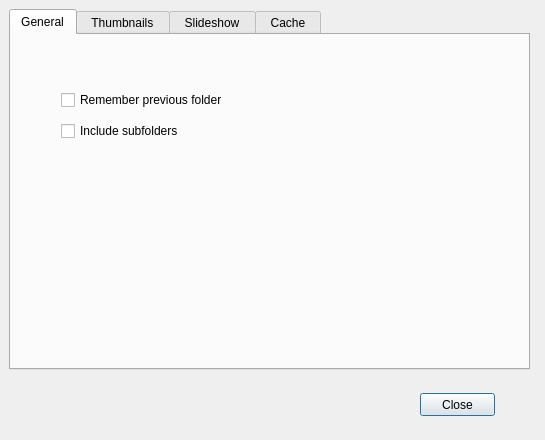
<?xml version="1.0" encoding="UTF-8"?>
<ui version="4.0">
 <class>Prefdlg</class>
 <widget class="QDialog" name="Prefdlg">
  <property name="geometry">
   <rect>
    <x>0</x>
    <y>0</y>
    <width>545</width>
    <height>440</height>
   </rect>
  </property>
  <property name="sizePolicy">
   <sizepolicy hsizetype="Fixed" vsizetype="Fixed">
    <horstretch>0</horstretch>
    <verstretch>0</verstretch>
   </sizepolicy>
  </property>
  <property name="windowTitle">
   <string>Winnow Preferences</string>
  </property>
  <property name="modal">
   <bool>true</bool>
  </property>
  <widget class="QTabWidget" name="tabWidget">
   <property name="geometry">
    <rect>
     <x>9</x>
     <y>9</y>
     <width>521</width>
     <height>361</height>
    </rect>
   </property>
   <property name="currentIndex">
    <number>0</number>
   </property>
   <widget class="QWidget" name="tab">
    <attribute name="title">
     <string>General</string>
    </attribute>
    <widget class="QWidget" name="">
     <property name="geometry">
      <rect>
       <x>50</x>
       <y>50</y>
       <width>186</width>
       <height>61</height>
      </rect>
     </property>
     <layout class="QVBoxLayout" name="verticalLayout_2">
      <item>
       <widget class="QCheckBox" name="rememberFolderChk">
        <property name="text">
         <string>Remember previous folder</string>
        </property>
       </widget>
      </item>
      <item>
       <widget class="QCheckBox" name="inclSubFoldersChk">
        <property name="text">
         <string>Include subfolders</string>
        </property>
       </widget>
      </item>
     </layout>
    </widget>
   </widget>
   <widget class="QWidget" name="thumbTab">
    <attribute name="title">
     <string> Thumbnails </string>
    </attribute>
    <widget class="QLabel" name="iconPaddingLbl">
     <property name="geometry">
      <rect>
       <x>380</x>
       <y>160</y>
       <width>30</width>
       <height>16</height>
      </rect>
     </property>
     <property name="font">
      <font>
       <pointsize>10</pointsize>
      </font>
     </property>
     <property name="frameShape">
      <enum>QFrame::NoFrame</enum>
     </property>
     <property name="text">
      <string/>
     </property>
     <property name="alignment">
      <set>Qt::AlignRight|Qt::AlignTrailing|Qt::AlignVCenter</set>
     </property>
    </widget>
    <widget class="QLabel" name="label_3">
     <property name="geometry">
      <rect>
       <x>20</x>
       <y>70</y>
       <width>91</width>
       <height>16</height>
      </rect>
     </property>
     <property name="font">
      <font>
       <pointsize>12</pointsize>
      </font>
     </property>
     <property name="text">
      <string>Icon height (px)</string>
     </property>
    </widget>
    <widget class="QLabel" name="label_4">
     <property name="geometry">
      <rect>
       <x>20</x>
       <y>140</y>
       <width>121</width>
       <height>16</height>
      </rect>
     </property>
     <property name="font">
      <font>
       <pointsize>12</pointsize>
      </font>
     </property>
     <property name="text">
      <string>Thumb spacing (px)</string>
     </property>
    </widget>
    <widget class="QSlider" name="iconPaddingSlider">
     <property name="geometry">
      <rect>
       <x>200</x>
       <y>160</y>
       <width>160</width>
       <height>22</height>
      </rect>
     </property>
     <property name="minimum">
      <number>0</number>
     </property>
     <property name="maximum">
      <number>10</number>
     </property>
     <property name="singleStep">
      <number>1</number>
     </property>
     <property name="pageStep">
      <number>5</number>
     </property>
     <property name="value">
      <number>0</number>
     </property>
     <property name="sliderPosition">
      <number>0</number>
     </property>
     <property name="orientation">
      <enum>Qt::Horizontal</enum>
     </property>
     <property name="invertedAppearance">
      <bool>false</bool>
     </property>
     <property name="tickPosition">
      <enum>QSlider::NoTicks</enum>
     </property>
     <property name="tickInterval">
      <number>5</number>
     </property>
    </widget>
    <widget class="QLabel" name="iconWidthLbl">
     <property name="geometry">
      <rect>
       <x>380</x>
       <y>50</y>
       <width>30</width>
       <height>16</height>
      </rect>
     </property>
     <property name="font">
      <font>
       <pointsize>10</pointsize>
      </font>
     </property>
     <property name="frameShape">
      <enum>QFrame::NoFrame</enum>
     </property>
     <property name="text">
      <string/>
     </property>
     <property name="alignment">
      <set>Qt::AlignRight|Qt::AlignTrailing|Qt::AlignVCenter</set>
     </property>
    </widget>
    <widget class="QLabel" name="label_6">
     <property name="geometry">
      <rect>
       <x>20</x>
       <y>250</y>
       <width>161</width>
       <height>16</height>
      </rect>
     </property>
     <property name="font">
      <font>
       <pointsize>12</pointsize>
      </font>
     </property>
     <property name="text">
      <string>Show thumbnail filename</string>
     </property>
    </widget>
    <widget class="QLabel" name="label_2">
     <property name="geometry">
      <rect>
       <x>20</x>
       <y>50</y>
       <width>91</width>
       <height>16</height>
      </rect>
     </property>
     <property name="font">
      <font>
       <pointsize>12</pointsize>
      </font>
     </property>
     <property name="text">
      <string>Icon width (px)</string>
     </property>
    </widget>
    <widget class="QSlider" name="thumbSpacingSlider">
     <property name="geometry">
      <rect>
       <x>200</x>
       <y>140</y>
       <width>160</width>
       <height>22</height>
      </rect>
     </property>
     <property name="minimum">
      <number>0</number>
     </property>
     <property name="maximum">
      <number>25</number>
     </property>
     <property name="singleStep">
      <number>1</number>
     </property>
     <property name="pageStep">
      <number>5</number>
     </property>
     <property name="value">
      <number>24</number>
     </property>
     <property name="sliderPosition">
      <number>24</number>
     </property>
     <property name="orientation">
      <enum>Qt::Horizontal</enum>
     </property>
     <property name="invertedAppearance">
      <bool>false</bool>
     </property>
     <property name="tickPosition">
      <enum>QSlider::NoTicks</enum>
     </property>
     <property name="tickInterval">
      <number>5</number>
     </property>
    </widget>
    <widget class="QSlider" name="iconHeightSlider">
     <property name="geometry">
      <rect>
       <x>200</x>
       <y>70</y>
       <width>160</width>
       <height>22</height>
      </rect>
     </property>
     <property name="minimum">
      <number>40</number>
     </property>
     <property name="maximum">
      <number>160</number>
     </property>
     <property name="singleStep">
      <number>1</number>
     </property>
     <property name="pageStep">
      <number>5</number>
     </property>
     <property name="value">
      <number>41</number>
     </property>
     <property name="sliderPosition">
      <number>41</number>
     </property>
     <property name="orientation">
      <enum>Qt::Horizontal</enum>
     </property>
     <property name="invertedAppearance">
      <bool>false</bool>
     </property>
     <property name="tickPosition">
      <enum>QSlider::NoTicks</enum>
     </property>
     <property name="tickInterval">
      <number>5</number>
     </property>
    </widget>
    <widget class="QLabel" name="label_5">
     <property name="geometry">
      <rect>
       <x>20</x>
       <y>160</y>
       <width>121</width>
       <height>16</height>
      </rect>
     </property>
     <property name="font">
      <font>
       <pointsize>12</pointsize>
      </font>
     </property>
     <property name="text">
      <string>Icon padding (px)</string>
     </property>
    </widget>
    <widget class="QLabel" name="iconHeightLbl">
     <property name="geometry">
      <rect>
       <x>380</x>
       <y>70</y>
       <width>30</width>
       <height>16</height>
      </rect>
     </property>
     <property name="font">
      <font>
       <pointsize>10</pointsize>
      </font>
     </property>
     <property name="frameShape">
      <enum>QFrame::NoFrame</enum>
     </property>
     <property name="text">
      <string/>
     </property>
     <property name="alignment">
      <set>Qt::AlignRight|Qt::AlignTrailing|Qt::AlignVCenter</set>
     </property>
    </widget>
    <widget class="QCheckBox" name="showThumbLabelChk">
     <property name="geometry">
      <rect>
       <x>200</x>
       <y>250</y>
       <width>70</width>
       <height>17</height>
      </rect>
     </property>
     <property name="text">
      <string/>
     </property>
    </widget>
    <widget class="QLabel" name="thumbSpacingLbl">
     <property name="geometry">
      <rect>
       <x>380</x>
       <y>140</y>
       <width>30</width>
       <height>16</height>
      </rect>
     </property>
     <property name="font">
      <font>
       <pointsize>10</pointsize>
      </font>
     </property>
     <property name="frameShape">
      <enum>QFrame::NoFrame</enum>
     </property>
     <property name="text">
      <string/>
     </property>
     <property name="alignment">
      <set>Qt::AlignRight|Qt::AlignTrailing|Qt::AlignVCenter</set>
     </property>
    </widget>
    <widget class="QSlider" name="iconWidthSlider">
     <property name="geometry">
      <rect>
       <x>200</x>
       <y>50</y>
       <width>160</width>
       <height>22</height>
      </rect>
     </property>
     <property name="minimum">
      <number>40</number>
     </property>
     <property name="maximum">
      <number>160</number>
     </property>
     <property name="singleStep">
      <number>1</number>
     </property>
     <property name="pageStep">
      <number>5</number>
     </property>
     <property name="value">
      <number>41</number>
     </property>
     <property name="sliderPosition">
      <number>41</number>
     </property>
     <property name="orientation">
      <enum>Qt::Horizontal</enum>
     </property>
     <property name="invertedAppearance">
      <bool>false</bool>
     </property>
     <property name="tickPosition">
      <enum>QSlider::NoTicks</enum>
     </property>
     <property name="tickInterval">
      <number>5</number>
     </property>
    </widget>
    <widget class="QSlider" name="fontSizeSlider">
     <property name="geometry">
      <rect>
       <x>200</x>
       <y>200</y>
       <width>160</width>
       <height>22</height>
      </rect>
     </property>
     <property name="minimum">
      <number>6</number>
     </property>
     <property name="maximum">
      <number>20</number>
     </property>
     <property name="singleStep">
      <number>1</number>
     </property>
     <property name="pageStep">
      <number>5</number>
     </property>
     <property name="value">
      <number>6</number>
     </property>
     <property name="sliderPosition">
      <number>6</number>
     </property>
     <property name="orientation">
      <enum>Qt::Horizontal</enum>
     </property>
     <property name="invertedAppearance">
      <bool>false</bool>
     </property>
     <property name="tickPosition">
      <enum>QSlider::NoTicks</enum>
     </property>
     <property name="tickInterval">
      <number>5</number>
     </property>
    </widget>
    <widget class="QLabel" name="label_7">
     <property name="geometry">
      <rect>
       <x>20</x>
       <y>200</y>
       <width>121</width>
       <height>16</height>
      </rect>
     </property>
     <property name="font">
      <font>
       <pointsize>12</pointsize>
      </font>
     </property>
     <property name="text">
      <string>Font size</string>
     </property>
    </widget>
    <widget class="QLabel" name="fontSizeLbl">
     <property name="geometry">
      <rect>
       <x>380</x>
       <y>200</y>
       <width>30</width>
       <height>16</height>
      </rect>
     </property>
     <property name="font">
      <font>
       <pointsize>10</pointsize>
      </font>
     </property>
     <property name="frameShape">
      <enum>QFrame::NoFrame</enum>
     </property>
     <property name="text">
      <string/>
     </property>
     <property name="alignment">
      <set>Qt::AlignRight|Qt::AlignTrailing|Qt::AlignVCenter</set>
     </property>
    </widget>
    <widget class="QCheckBox" name="lockDimChk">
     <property name="geometry">
      <rect>
       <x>200</x>
       <y>100</y>
       <width>70</width>
       <height>17</height>
      </rect>
     </property>
     <property name="text">
      <string/>
     </property>
    </widget>
    <widget class="QLabel" name="lockIconDimensions">
     <property name="geometry">
      <rect>
       <x>20</x>
       <y>100</y>
       <width>161</width>
       <height>16</height>
      </rect>
     </property>
     <property name="font">
      <font>
       <pointsize>12</pointsize>
      </font>
     </property>
     <property name="text">
      <string>Lock width = height</string>
     </property>
    </widget>
   </widget>
   <widget class="QWidget" name="slideshowTab">
    <attribute name="title">
     <string> Slideshow </string>
    </attribute>
    <widget class="QWidget" name="layoutWidget">
     <property name="geometry">
      <rect>
       <x>30</x>
       <y>50</y>
       <width>341</width>
       <height>54</height>
      </rect>
     </property>
     <layout class="QGridLayout" name="gridLayout">
      <property name="horizontalSpacing">
       <number>-1</number>
      </property>
      <item row="0" column="0">
       <widget class="QLabel" name="label_11">
        <property name="font">
         <font>
          <pointsize>12</pointsize>
         </font>
        </property>
        <property name="text">
         <string>Delay (sec)</string>
        </property>
       </widget>
      </item>
      <item row="0" column="1">
       <widget class="QSpinBox" name="slideshowDelaySpinbox"/>
      </item>
      <item row="1" column="0">
       <widget class="QLabel" name="label_12">
        <property name="font">
         <font>
          <pointsize>12</pointsize>
         </font>
        </property>
        <property name="text">
         <string>Show random order</string>
        </property>
       </widget>
      </item>
      <item row="1" column="1">
       <widget class="QCheckBox" name="slideshowRandomChk">
        <property name="text">
         <string/>
        </property>
       </widget>
      </item>
     </layout>
    </widget>
   </widget>
   <widget class="QWidget" name="cacheTab">
    <attribute name="title">
     <string> Cache </string>
    </attribute>
    <widget class="QCheckBox" name="showCacheStatusChk">
     <property name="geometry">
      <rect>
       <x>200</x>
       <y>60</y>
       <width>70</width>
       <height>17</height>
      </rect>
     </property>
     <property name="text">
      <string/>
     </property>
    </widget>
    <widget class="QLabel" name="label_8">
     <property name="geometry">
      <rect>
       <x>20</x>
       <y>24</y>
       <width>151</width>
       <height>16</height>
      </rect>
     </property>
     <property name="font">
      <font>
       <pointsize>12</pointsize>
      </font>
     </property>
     <property name="text">
      <string>Cache size (MB)</string>
     </property>
    </widget>
    <widget class="QLabel" name="label_9">
     <property name="geometry">
      <rect>
       <x>20</x>
       <y>60</y>
       <width>161</width>
       <height>16</height>
      </rect>
     </property>
     <property name="font">
      <font>
       <pointsize>12</pointsize>
      </font>
     </property>
     <property name="text">
      <string>Show cache status</string>
     </property>
    </widget>
    <widget class="QSpinBox" name="cacheSizeSpinbox">
     <property name="geometry">
      <rect>
       <x>200</x>
       <y>20</y>
       <width>111</width>
       <height>24</height>
      </rect>
     </property>
     <property name="minimum">
      <number>500</number>
     </property>
     <property name="maximum">
      <number>32000</number>
     </property>
     <property name="singleStep">
      <number>500</number>
     </property>
     <property name="value">
      <number>4999</number>
     </property>
    </widget>
    <widget class="QGroupBox" name="cacheStrategyGroupBox">
     <property name="geometry">
      <rect>
       <x>20</x>
       <y>130</y>
       <width>471</width>
       <height>191</height>
      </rect>
     </property>
     <property name="title">
      <string>Cache strategy</string>
     </property>
     <widget class="QWidget" name="layoutWidget">
      <property name="geometry">
       <rect>
        <x>20</x>
        <y>25</y>
        <width>131</width>
        <height>151</height>
       </rect>
      </property>
      <layout class="QVBoxLayout" name="verticalLayout">
       <item>
        <widget class="QRadioButton" name="cache50AheadRadio">
         <property name="text">
          <string>50% ahead</string>
         </property>
        </widget>
       </item>
       <item>
        <widget class="QRadioButton" name="cache60AheadRadio">
         <property name="text">
          <string>60% ahead</string>
         </property>
        </widget>
       </item>
       <item>
        <widget class="QRadioButton" name="cache70AheadRadio">
         <property name="text">
          <string>70% ahead</string>
         </property>
        </widget>
       </item>
       <item>
        <widget class="QRadioButton" name="cache80AheadRadio">
         <property name="text">
          <string>80% ahead</string>
         </property>
        </widget>
       </item>
       <item>
        <widget class="QRadioButton" name="cache90AheadRadio">
         <property name="text">
          <string>90% ahead</string>
         </property>
        </widget>
       </item>
       <item>
        <widget class="QRadioButton" name="cache100AheadRadio">
         <property name="text">
          <string>100% ahead</string>
         </property>
        </widget>
       </item>
      </layout>
     </widget>
    </widget>
    <widget class="QSpinBox" name="cacheStatusWidthSpin">
     <property name="geometry">
      <rect>
       <x>200</x>
       <y>90</y>
       <width>71</width>
       <height>24</height>
      </rect>
     </property>
     <property name="minimum">
      <number>100</number>
     </property>
     <property name="maximum">
      <number>1000</number>
     </property>
     <property name="singleStep">
      <number>25</number>
     </property>
     <property name="value">
      <number>200</number>
     </property>
    </widget>
    <widget class="QLabel" name="label_10">
     <property name="geometry">
      <rect>
       <x>20</x>
       <y>94</y>
       <width>151</width>
       <height>16</height>
      </rect>
     </property>
     <property name="font">
      <font>
       <pointsize>12</pointsize>
      </font>
     </property>
     <property name="text">
      <string>Cache status width (px)</string>
     </property>
    </widget>
   </widget>
  </widget>
  <widget class="QPushButton" name="closeBtn">
   <property name="geometry">
    <rect>
     <x>420</x>
     <y>393</y>
     <width>75</width>
     <height>23</height>
    </rect>
   </property>
   <property name="text">
    <string>Close</string>
   </property>
   <attribute name="buttonGroup">
    <string notr="true">buttonGroup</string>
   </attribute>
  </widget>
 </widget>
 <resources/>
 <connections>
  <connection>
   <sender>iconWidthSlider</sender>
   <signal>valueChanged(int)</signal>
   <receiver>iconWidthLbl</receiver>
   <slot>setNum(int)</slot>
   <hints>
    <hint type="sourcelabel">
     <x>262</x>
     <y>98</y>
    </hint>
    <hint type="destinationlabel">
     <x>407</x>
     <y>101</y>
    </hint>
   </hints>
  </connection>
  <connection>
   <sender>iconHeightSlider</sender>
   <signal>valueChanged(int)</signal>
   <receiver>iconHeightLbl</receiver>
   <slot>setNum(int)</slot>
   <hints>
    <hint type="sourcelabel">
     <x>332</x>
     <y>120</y>
    </hint>
    <hint type="destinationlabel">
     <x>405</x>
     <y>121</y>
    </hint>
   </hints>
  </connection>
  <connection>
   <sender>thumbSpacingSlider</sender>
   <signal>valueChanged(int)</signal>
   <receiver>thumbSpacingLbl</receiver>
   <slot>setNum(int)</slot>
   <hints>
    <hint type="sourcelabel">
     <x>304</x>
     <y>156</y>
    </hint>
    <hint type="destinationlabel">
     <x>406</x>
     <y>161</y>
    </hint>
   </hints>
  </connection>
  <connection>
   <sender>iconPaddingSlider</sender>
   <signal>valueChanged(int)</signal>
   <receiver>iconPaddingLbl</receiver>
   <slot>setNum(int)</slot>
   <hints>
    <hint type="sourcelabel">
     <x>311</x>
     <y>185</y>
    </hint>
    <hint type="destinationlabel">
     <x>399</x>
     <y>178</y>
    </hint>
   </hints>
  </connection>
  <connection>
   <sender>closeBtn</sender>
   <signal>clicked()</signal>
   <receiver>Prefdlg</receiver>
   <slot>reject()</slot>
   <hints>
    <hint type="sourcelabel">
     <x>394</x>
     <y>403</y>
    </hint>
    <hint type="destinationlabel">
     <x>396</x>
     <y>424</y>
    </hint>
   </hints>
  </connection>
  <connection>
   <sender>fontSizeSlider</sender>
   <signal>valueChanged(int)</signal>
   <receiver>fontSizeLbl</receiver>
   <slot>setNum(int)</slot>
   <hints>
    <hint type="sourcelabel">
     <x>277</x>
     <y>219</y>
    </hint>
    <hint type="destinationlabel">
     <x>406</x>
     <y>222</y>
    </hint>
   </hints>
  </connection>
 </connections>
 <buttongroups>
  <buttongroup name="buttonGroup"/>
 </buttongroups>
</ui>
